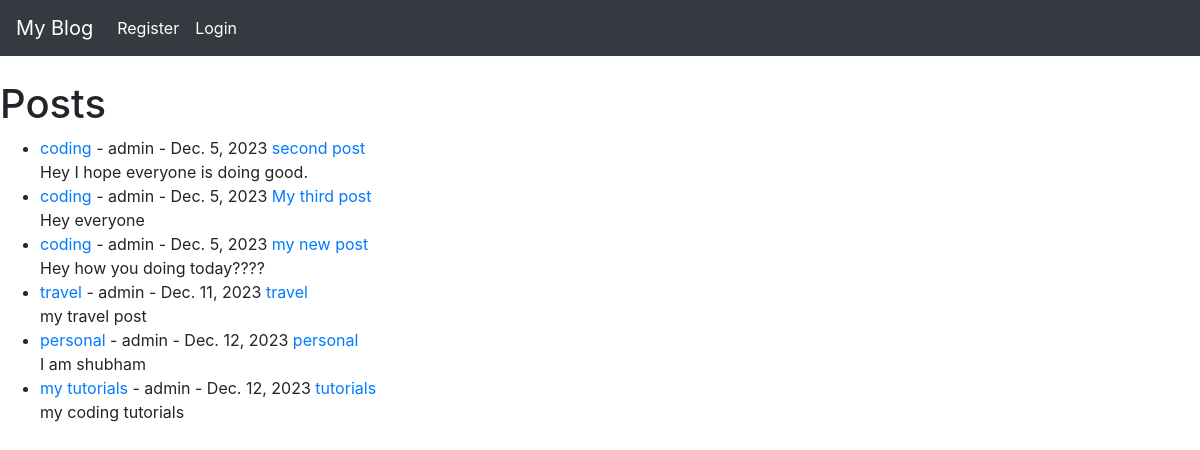
The page / on the database its author committed.
### blog/models.py (models this page shows, shortened)
class Post(models.Model):
    title = models.CharField(max_length=255)
    title_tag = models.CharField(max_length=255, default='My Blog')
    author = models.ForeignKey(to=User, on_delete=models.CASCADE)
    body = models.TextField()
    post_date = models.DateField(auto_now_add=True)
    category = models.CharField(max_length=70)

### blog/views.py (the view)
# urls.py: path('', views.HomeView.as_view(), name='home'),
class HomeView(ListView):
    model = Post
    template_name = 'home.html'
    ordering = ['post_date']

### blog/templates/home.html (shortened to what this page needs)
{% extends 'base.html' %}
{% block content %}
    <h1>Posts</h1>
    <ul>
        {% for post in object_list %}
        <li>
            <a href="{% url 'category_page' post.category|slugify %}">{{ post.category }}</a> - {{post.author}} - {{post.post_date}} <a href="{% url 'article_detail' post.pk %}">{{post.title}} </a>
            <br>
            {{post.body|slice:":200"}} <br>
        </li>
        {% endfor %}
    </ul>
{% endblock %}

### blog/templates/base.html (shortened to what this page needs)
<!doctype html>
<html lang="en">
  <head>
    <link rel="stylesheet" href="https://cdn.jsdelivr.net/npm/bootstrap@4.0.0/dist/css/bootstrap.min.css">
  </head>
  <body>
    <nav class="navbar navbar-expand-lg navbar-dark bg-dark">
        <a class="navbar-brand" href="{% url 'home' %}">My Blog</a>
        <div class="collapse navbar-collapse" id="navbarNav">
          <ul class="navbar-nav">
            {% if user.is_authenticated %}
              <li class="nav-item active">
                <a class="nav-link" href="{% url 'create-post' %}">Create Post</a>
              </li>
              <li class="nav-item active">
                <a class="nav-link" href="{% url 'category' %}">Add a category</a>
              </li>
              <li class="nav-item active">
                <a class="nav-link" href="{% url 'logout' %}">Logout</a>
              </li>
            {% else %}
              <li class="nav-item active">
                <a class="nav-link" href="{% url 'register' %}">Register</a>
              </li>
              <li class="nav-item active">
                <a class="nav-link" href="{% url 'login' %}">Login</a>
              </li>
            {% endif %}
          </ul>
        </div>
      </nav>
      <br>
   {% block content %}
   {% endblock %}
  </body>
</html>

### rows shown on the page
Post: category "coding", author "admin", post_date "Dec. 5, 2023", title "second post", body "Hey I hope everyone is doing good."
Post: category "coding", author "admin", post_date "Dec. 5, 2023", title "My third post", body "Hey everyone"
Post: category "coding", author "admin", post_date "Dec. 5, 2023", title "my new post", body "Hey how you doing today????"
Post: category "travel", author "admin", post_date "Dec. 11, 2023", title "travel", body "my travel post"
Post: category "personal", author "admin", post_date "Dec. 12, 2023", title "personal", body "I am shubham"
Post: category "my tutorials", author "admin", post_date "Dec. 12, 2023", title "tutorials", body "my coding tutorials"
